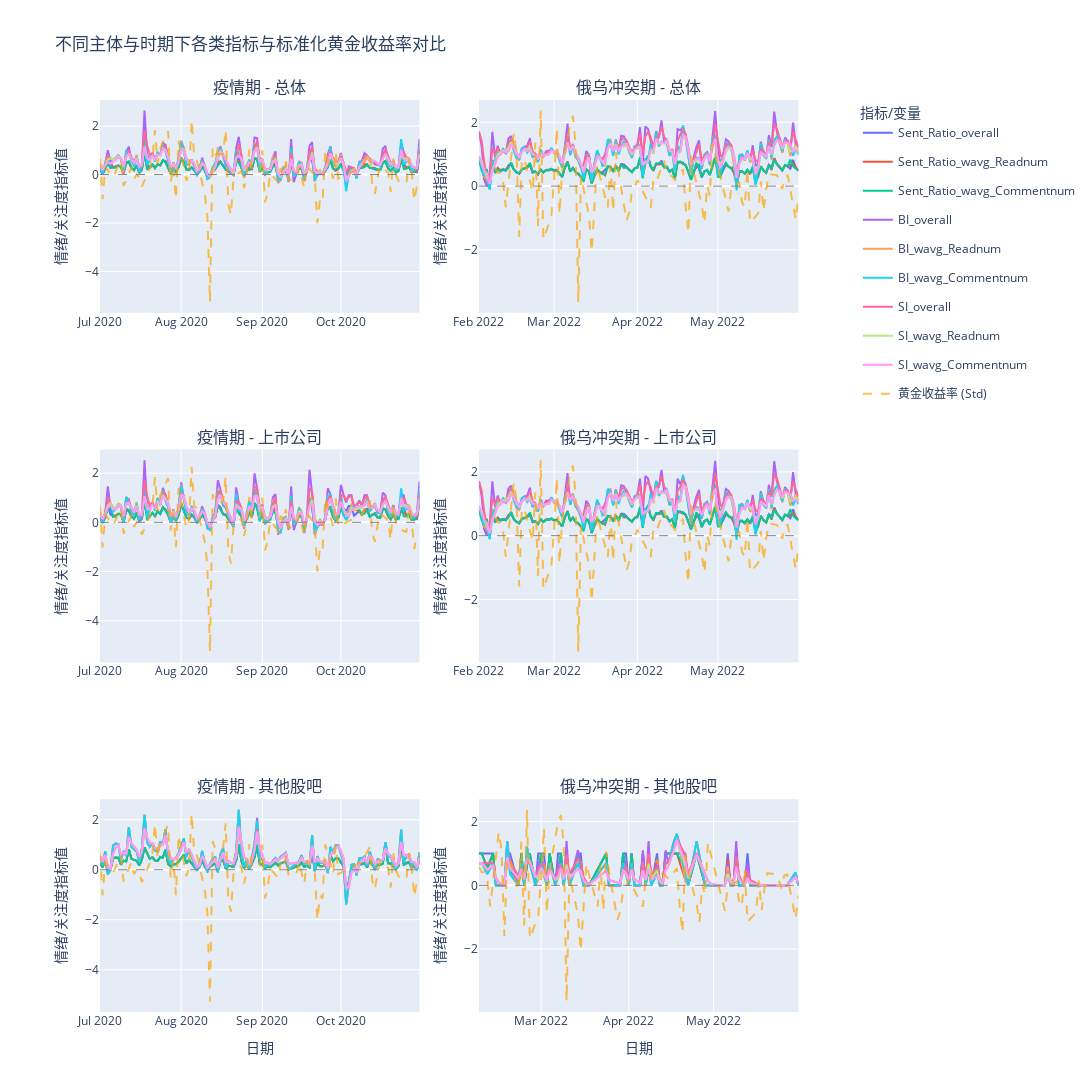

Write notebook code for a chart like this one.
### Code cell
# --- Visualization ---

# 5.1 对比不同情感指标('Sent_Ratio_overall','Sent_Ratio_wavg_Readnum','Sent_Ratio_wavg_Commentnum','BI_overall', 'BI_wavg_Readnum', 'BI_wavg_Commentnum','SI_overall','SI_wavg_Readnum','SI_wavg_Commentnum', 'CICSI')

print("\n--- 可视化趋势与对比 (Plotly) ---")

# --- Plotting: Multi-Index Comparison with Dual Axis Gold Return ---

print("\n--- 绘制不同主体/时期不同情感指标与标准化黄金收益率对比图 ---")

# --- 1. Define data sources, periods, and indices ---
data_sources = {
    '总体': daily_agg_overall if 'daily_agg_overall' in locals() and daily_agg_overall is not None else pd.DataFrame(),
    '上市公司': daily_agg_comp if 'daily_agg_comp' in locals() and daily_agg_comp is not None else pd.DataFrame(),
    '其他股吧': daily_agg_other if 'daily_agg_other' in locals() and daily_agg_other is not None else pd.DataFrame()
}
data_sources = {k: v for k, v in data_sources.items() if not v.empty}
if not data_sources:
     print("错误：没有任何有效的聚合情感数据可供绘图。")
else:
    periods = ['疫情期', '俄乌冲突期']
    cols_to_plot = ['Sent_Ratio_overall','Sent_Ratio_wavg_Readnum','Sent_Ratio_wavg_Commentnum',
                    'BI_overall', 'BI_wavg_Readnum', 'BI_wavg_Commentnum',
                    'SI_overall','SI_wavg_Readnum','SI_wavg_Commentnum']
    valid_sentiment_cols = [col for col in cols_to_plot if any(col in df.columns for df in data_sources.values() if df is not None)]
    if not valid_sentiment_cols:
         print("错误：没有有效的指标列可供绘制。")
         exit()

    subplot_titles = []
    for source_name in data_sources.keys():
        for period_name in periods:
            subplot_titles.append(f"{period_name} - {source_name}")

    # --- 2. Create subplots with secondary y-axis enabled ---
    fig = make_subplots(
        rows=len(data_sources), cols=len(periods),
        shared_xaxes=False,
        vertical_spacing=0.15,
        horizontal_spacing=0.08,
        subplot_titles=subplot_titles,
        specs=[[{"secondary_y": True}] * len(periods)] * len(data_sources)
    )

    # --- 3. Define color map and legend tracking ---
    colors = px.colors.qualitative.Plotly
    color_map = {index_col: colors[i % len(colors)] for i, index_col in enumerate(valid_sentiment_cols)}
    sentiment_legend_added = set()
    gold_legend_added = False

    # --- 4. Iterate and Plot ---
    row_num = 1
    for source_name, df_source in data_sources.items():
        # ... (source check) ...
        col_num = 1
        for period_name in periods:
            df_period_sentiment = df_source[df_source['Period'] == period_name].copy()
            df_period_gold = gold_price_std_df[gold_price_std_df['Period'] == period_name].copy() if 'gold_price_std_df' in locals() and not gold_price_std_df.empty else pd.DataFrame()

            if df_period_sentiment.empty:
                # ... (handle empty period data) ...
                col_num += 1
                continue

            # --- Plot Sentiment Indices (Primary Y-Axis - Reinstating legendgroup) ---
            for index_col in valid_sentiment_cols:
                if index_col in df_period_sentiment.columns:
                    show_legend_sentiment = index_col not in sentiment_legend_added
                    fig.add_trace(go.Scatter(
                        x=df_period_sentiment['Date'],
                        y=df_period_sentiment[index_col],
                        mode='lines',
                        name=index_col,          # Name for legend text
                        line=dict(color=color_map.get(index_col, 'black')),
                        legendgroup=index_col,   # !!! Reinstating legendgroup=index_col !!!
                        showlegend=show_legend_sentiment, # Show only once in legend
                        yaxis='y1'
                    ), row=row_num, col=col_num)

                    if show_legend_sentiment:
                        sentiment_legend_added.add(index_col)

            # --- Plot Standardized Gold Return (Secondary Y-Axis) ---
            if not df_period_gold.empty:
                show_legend_gold = not gold_legend_added
                fig.add_trace(go.Scatter(
                    x=df_period_gold.index,
                    y=df_period_gold['Gold_Return_Std'],
                    mode='lines',
                    name='黄金收益率 (Std)',
                    line=dict(color='rgba(255,165,0,0.7)', dash='dash'),
                    legendgroup="gold_return", # Still good practice to group it
                    showlegend=show_legend_gold,
                    yaxis='y2'
                ), row=row_num, col=col_num)

                if show_legend_gold:
                    gold_legend_added = True
                    
            # Add zero line
            fig.add_hline(y=0, line_width=1, line_dash="dash", line_color="grey", row=row_num, col=col_num)

            col_num += 1
        row_num += 1

    # --- 5. Customize Layout ---
    fig.update_layout(
        title_text="不同主体与时期下各类指标与标准化黄金收益率对比",
        height=450 * len(data_sources),
        width=1500,
        hovermode="x unified",
        legend_title_text='指标/变量', # User can single-click (?)
        margin=dict(l=100, r=50, t=100, b=80)
    )

    # ... (Update axes titles and standoff) ...
    fig.update_yaxes(title_text="情绪/关注度指标值", title_standoff=15, secondary_y=False)
    fig.update_yaxes(title_text="标准化黄金收益率", title_standoff=15, secondary_y=True, showgrid=False)
    fig.update_xaxes(title_text="日期", row=len(data_sources), col=1)
    fig.update_xaxes(title_text="日期", row=len(data_sources), col=2)


    # --- 6. Show and Save ---
    fig.show()
    # fig.write_image("multi_index_gold_return_comparison_legendgroup_restored.png", width=1500, height=450 * len(data_sources))

    print("\n绘制完成。请测试单击图例项是否能同步控制所有子图中的对应曲线。")
